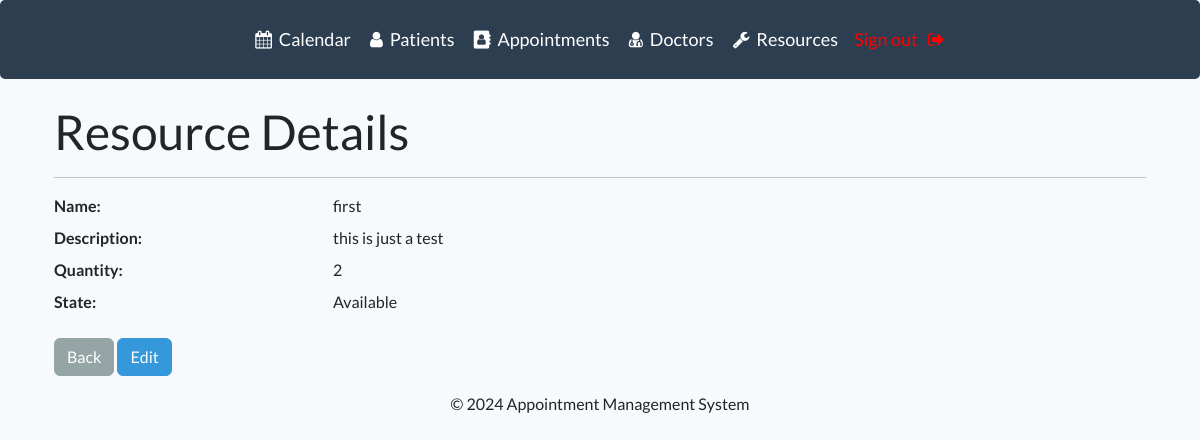
The page /resources/1/ (signed in) on the database its author committed.
### webapp/models.py (models this page shows, shortened)
class Resource(models.Model):
    STATES = (
        ('available', 'Available'),
        ('reserved', 'Reserved'),
        ('out_of_stock', 'Out of Stock'),
    )
    name = models.CharField(max_length=100)
    description = models.TextField()
    quantity = models.PositiveIntegerField()
    state = models.CharField(max_length=20, choices=STATES, default='available')

### webapp/views.py (the view)
# urls.py: path('resources/<int:pk>/', views.view_resource, name='view-resource'),
@login_required(login_url='my-login')
def view_resource(request, pk):
    resource = get_object_or_404(Resource, pk=pk)
    context = {'resource': resource}
    return render(request, 'webapp/view-resource.html', context=context)

### webapp/templates/webapp/view-resource.html
{% extends "webapp/base.html" %}
{% block content %}
    <div class="container">
        <h1>Resource Details</h1>
        <hr>
        <dl class="row">
            <dt class="col-sm-3">Name:</dt>
            <dd class="col-sm-9">{{ resource.name }}</dd>
            <dt class="col-sm-3">Description:</dt>
            <dd class="col-sm-9">{{ resource.description }}</dd>
            <dt class="col-sm-3">Quantity:</dt>
            <dd class="col-sm-9">{{ resource.quantity }}</dd>
            <dt class="col-sm-3">State:</dt>
            <dd class="col-sm-9">{{ resource.get_state_display }}</dd>
        </dl>
        <a href="{% url 'list-resources' %}" class="btn btn-secondary">Back</a>
        <a href="{% url 'update-resource' resource.pk %}" class="btn btn-info">Edit</a>
    </div>
{% endblock %}

### static/css/styles.css (style rules this page uses)
body { background-color: #f8f9fa; }

### rows shown on the page
Resource: name "first", description "this is just a test", quantity "2", state "Available"
